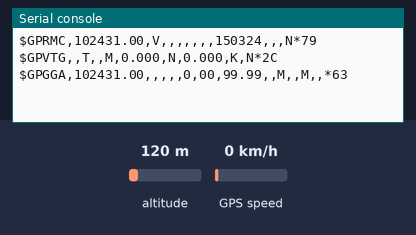
A program run on a simulated CircuitPython board. On the bench: the last lines printed to the serial console. Inputs (shaded band) come from the test bench; at power-on: GPS speed 0 km/h, altitude 120 m. The GPS gets a fix after 3 s at 37.7749, -122.4194 with 8 satellites.

Above: at 1.2 s.
1.3 s: GPS speed set to 30 km/h
At 1.9 s:
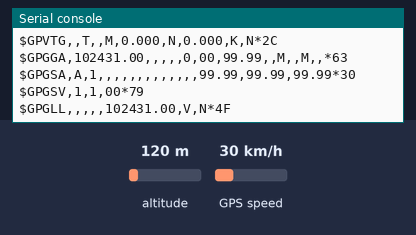
2.9 s: altitude set to 20 m
At 4.01 s:
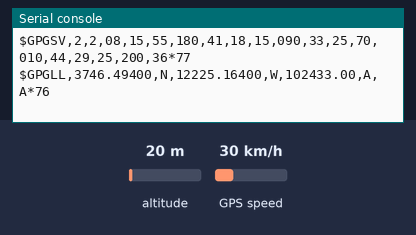
4.6 s: altitude set to 500 m
At 5.29 s:
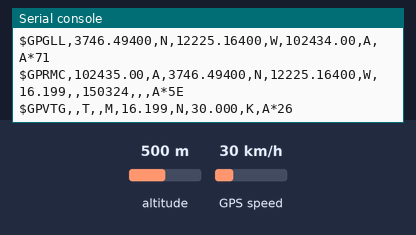
7.5 s: GPS speed set to 90 km/h
At 9.01 s:
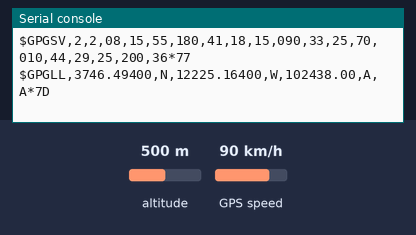
9.8 s: GPS speed set to 2 km/h
At 10.0 s:
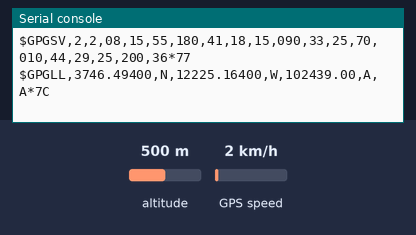
14.2 s: altitude set to 250 m
At 14.48 s:
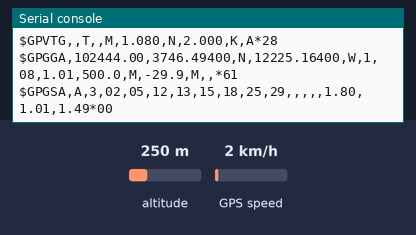
Timing chart, 0 to 17.2 s (numbered marks = the images above; inputs shaded):
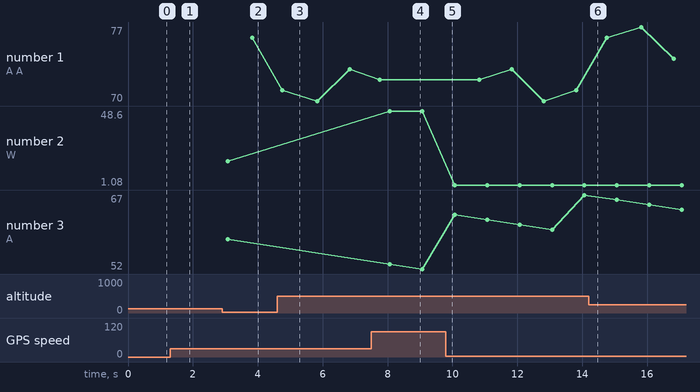

Measured:
- after the input at 2.9 s, the serial console: prints a new line after 0.41 s (image 2)
- after the input at 7.5 s, the serial console: prints a new line after 0.57 s (image 4)
- plotted number 2: 16.2 → 48.6 after the input at 7.5 s, 48.6 → 1.08 after the input at 9.8 s

The program:

gps2ser.py
```python
# CircuitPython Test for Robotics Masters MM1
#
# Notes:
#   This is to be run using CircuitPython 4.0
#   Date: 15/06/2019
#
import board
import digitalio
import time
import busio

uart = busio.UART(board.GPS_TX, board.GPS_RX, baudrate=9600, timeout=1)
gps = busio.UART(board.UART_TX, board.UART_RX, baudrate=9600, timeout=1)

while True:
    data = uart.read(1)  # read up to 32 bytes
    # print(data)  # this is a bytearray type

    if data is not None:
        # convert bytearray to string
        data_string = ''.join([chr(b) for b in data])
        print(data_string, end="")
        gps.write(data)

    ext_data = gps.read(1)

    if ext_data is not None:
        ext_data_string = ''.join([chr(c) for c in ext_data])
        print(ext_data_string, end="")
```
